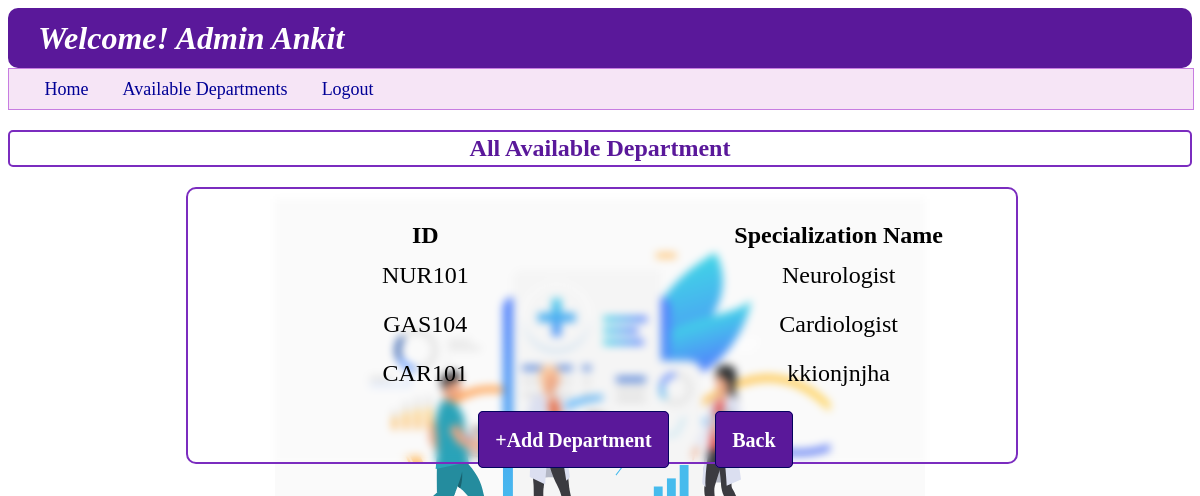
Page /admin_department on the committed database.
### backend/models.py (models this page shows)
class User_Info(db.Model):
    __tablename__ = "user_info"
    id=db.Column(db.Integer,primary_key=True,autoincrement=True)
    full_name=db.Column(db.String,nullable=False)
    email=db.Column(db.String,unique=True,nullable=False)
    password=db.Column(db.String,nullable=False)
    role=db.Column(db.Integer,default=1)
    is_blacklist=db.Column(db.Integer,default=0)
    appointments=db.relationship("Appointments",cascade="all,delete",backref="user_info",lazy=True)

class Department(db.Model):
    __tablename__ = "department"
    id=db.Column(db.String,primary_key=True,nullable=False)
    specialization=db.Column(db.String,nullable=False)
    description=db.Column(db.String,nullable=False)
    doctor=db.relationship("Doctor_Info",cascade="all,delete",backref="department",lazy=True)

### backend/controllers.py (the view)
@app.route("/admin_department")
def admin_department():
    dep=all_departments()
    return render_template("admin_department.html",department_list=dep,usern=a_n(),pop_up="")

### backend/controllers.py (called while the page is built)
def a_n():
    u = User_Info.query.filter_by(role=0).first()
    if u:
        return u.full_name

def all_departments():
    dept=Department.query.all()
    return dept

### templates/admin_department.html (shortened to what this page needs)
{%extends "admin_layout.html"%}
{%block content%}
    <h2 style="text-align: center; font-weight: bold; border: 2px solid rgb(123,44,191);padding: 3px; color: rgb(90,24,154); border-radius: 5px; ">All Available Department</h2>
    <div class="login_panel" style="width: 70%; margin-left: 15%; border: 2px solid rgb(123,44,191)">
        {%if department_list%}
        <table class="table_user_dashboard">
            <thead style="margin: 10px;">
                <th>ID</th>
                <th>Specialization Name</th>
            </thead>
            <tbody>
                {%for dept in department_list%}
                <tr>
                    <td>{{dept.id}}</td>
                    <td>{{dept.specialization}}</td>
                </tr>
                {%endfor%}
            </tbody>
        </table>
        {%else%}
        <h3>---Not Available---</h3>
        {%endif%}
        <a href="{{ url_for('add_department') }}" class="Centre_button" type="button" style="background-color: rgb(90,24,154); color: white;">+Add Department</a>
        <a href="{{ url_for('admin_dashboard',name=usern) }}" class="Centre_button" type="button" style="background-color: rgb(90,24,154); color: white; margin-left: 5%;">Back</a>
    </div>
{%endblock%}

### templates/admin_layout.html (shortened to what this page needs)
<!DOCTYPE html>
<html lang="en">
<head>
    <link rel="stylesheet" href="/static/style.css">
</head>
<body style="background-image: url('/static/image/4950247_19834.svg');">
    <header>
        <div>
            <h1 class="wel"  style="background-color: rgb(90,24,154);"><i><b>Welcome! {{usern}}</b></i></h1>
        </div>
        <nav class="nav" style="background-color: rgba(224, 170, 225, 0.3); border-color: rgba(199,125,225);">
            <a class="nav_a" href="{{url_for('admin_dashboard',name=usern)}}" style="margin-left: 3%;">Home</a>
            <a class="nav_a" href="{{url_for('admin_department')}}">Available Departments</a>
            <a class="nav_a" href="/login">Logout</a>
        </nav>
    </header>
    {%block content%}
    {%endblock%}
</body>
</html>

### static/style.css (style rules this page uses)
body { background-image: url("https://static.vecteezy.com/system/resources/thumbnails/002/072/163/small_2x/doctor-injecting-coronavirus-vaccine-to-a-patient-concept-free-vector.jpg"); background-repeat: no-repeat; background-size: 650px 650px; background-position: center; background-attachment: fixed; filter: saturate(1.0); z-index: -4; backdrop-filter: blur(4px); }
.wel { height: 60px; align-content: center; color: white; background-color: rgb(0, 180, 216); border-radius: 10px; margin: 0px; padding-left: 30px; }
.login_panel { height: auto; width: 60%; margin: 10px 20% 40px 20%; border: 2px double rgb(0, 180, 216); border-radius: 10px; }
.Centre_button { margin: 0% 0% 5% 35% ; border: 1px solid rgb(3, 4, 94); border-radius: 5px; padding: 2%; width: auto; font-size: 20px; font-weight: bold; color: rgb(3, 4, 94); background-color: rgb(202,240,248); }
.nav { height: 40px; width: 100%; background-color: rgba(202,240,248,0.5); border: 1px solid rgb(202, 240, 248); align-content: center; }
.nav_a { color: rgb(0,0,150); font-size: large; margin-right: 30px; text-decoration: none; }
.table_user_dashboard { align-content: center; margin: 30px; font-size: x-large; }
table { width: 100%; table-layout: fixed; }
td { text-align: center; padding: 10px; }
a { text-decoration: none; }

### rows in the picture
User_Info: full_name "Admin Ankit"
Department: id "NUR101", specialization "Neurologist"
Department: id "GAS104", specialization "Cardiologist"
Department: id "CAR101", specialization "kkionjnjha"
